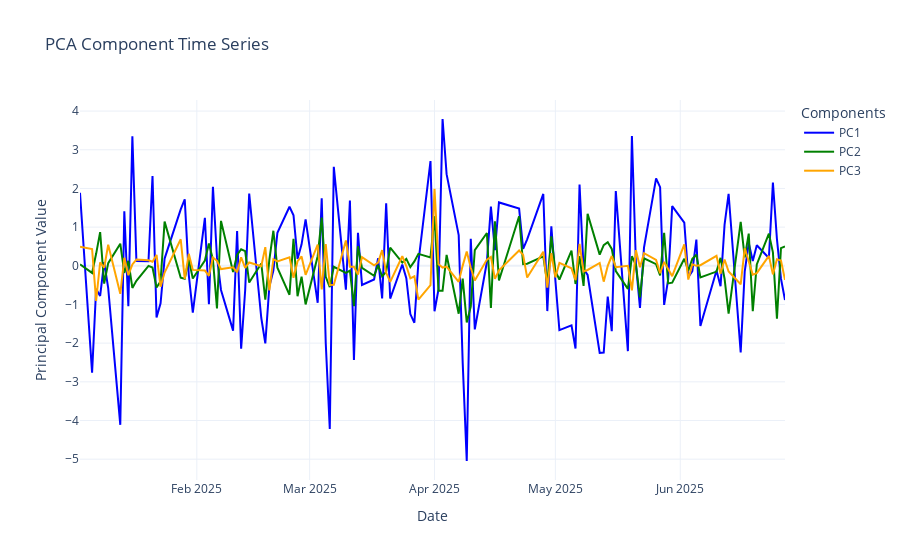

Write notebook code for a chart like this one.
### Code cell
# 假设 df_projection 是你已有的 DataFrame，包含 Date 索引和 PC1, PC2, PC3 列
fig = go.Figure()

# 添加 PC1
fig.add_trace(go.Scatter(
    x=df_projection.index,
    y=df_projection['PC1'],
    mode='lines',
    name='PC1',
    line=dict(color='blue')
))

# 添加 PC2
fig.add_trace(go.Scatter(
    x=df_projection.index,
    y=df_projection['PC2'],
    mode='lines',
    name='PC2',
    line=dict(color='green')
))

# 添加 PC3
fig.add_trace(go.Scatter(
    x=df_projection.index,
    y=df_projection['PC3'],
    mode='lines',
    name='PC3',
    line=dict(color='orange')
))

# 更新图表布局
fig.update_layout(
    title='PCA Component Time Series',
    xaxis_title='Date',
    yaxis_title='Principal Component Value',
    legend_title='Components',
    hovermode='x unified',
    template='plotly_white'
)

fig.show()
